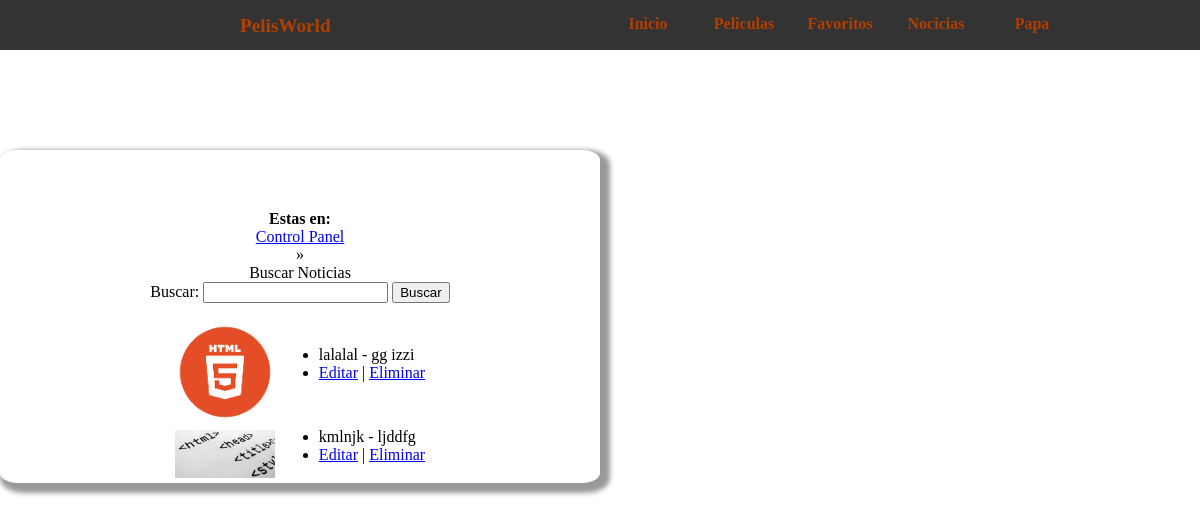
The app's page /Pelisworld/buscarNoti.php (signed in) with its own data.
### tables this page shows
CREATE TABLE `noticias` (
  `idnot` int(10) NOT NULL,
  `nombreNot` varchar(50) NOT NULL,
  `contenido` varchar(10000) NOT NULL,
  `foto` varchar(500) DEFAULT NULL,
  `persona` varchar(50) NOT NULL
);

### Pelisworld/buscarNoti.php (the view, shortened to what this page needs)
<?php
include('conexiones/conexionLocalhost.php');
if(isset($_GET['valor'])){
$queryGetusuario = sprintf("SELECT idnot, nombreNot, foto, persona FROM noticias WHERE nombreNot LIKE '%s' OR persona LIKE '%s'",
	mysql_real_escape_string(trim("%".$_GET['valor']."%")),
	mysql_real_escape_string(trim("%".$_GET['valor']."%"))
);
$resQuerygetusuario = mysql_query($queryGetusuario, $conexionLocalhost) or trigger_error(mysql_error(), E_USER_ERROR);
$usuarios = mysql_fetch_assoc($resQuerygetusuario);
$totalUsuarios = mysql_num_rows($resQuerygetusuario);
}else{
$queryGetusuario = "SELECT idnot, nombreNot, foto, persona FROM noticias";
$resQuerygetusuario = mysql_query($queryGetusuario, $conexionLocalhost) or trigger_error(mysql_error(), E_USER_ERROR);
$usuarios = mysql_fetch_assoc($resQuerygetusuario);
$totalUsuarios = mysql_num_rows($resQuerygetusuario);
}
 ?>
<!DOCTYPE html PUBLIC>
<html lang="en">
<head>
	<link href="css/estiluchos.css"  rel="stylesheet" >
</head>
<body>
	<?php include('includes/nev.php'); ?>
	<div class="noticia">
	<strong>Estas en:</strong> <a href="cpanel.php">Control Panel</a> &raquo; <a >Buscar Noticias</a>
	<form action="buscarNoti.php" method="get">
  	<label for="valor">Buscar:</label>
  	<input type="text" name="valor" />
	<input type="submit" name="sent" value="Buscar" />
    </form>
    	<?php if($totalUsuarios){  do{ ?>
		<table>
			<tr>
				<td><img <?php echo 'src="'.$usuarios['foto'].'"'?> width="100" heigth="100"  alt=""</td>
				<td><ul>
					<li><?php echo $usuarios['nombreNot']." - ". $usuarios['persona']  ?></li>
					<li><a href="editNoti.php?notiId=<?php echo $usuarios['idnot'];?>">Editar</a> | <a href="delete.php?notiId=<?php echo $usuarios['idnot'];?>">Eliminar</a></li>
				</ul></td>
			</tr>
		</table>
		<?php } while($usuarios = mysql_fetch_assoc($resQuerygetusuario)); }else{?>
		<h2>No se encontrataron resultados</h2>
		<?php } ?>
    </div>
</body>
</html>

### Pelisworld/css/estiluchos.css (style rules this page uses)
body { margin: 0; padding: 0; background-color: #fff; }
ul li:last-child { position: relative; }
.noticia { padding-top: 5%; display: flex; flex-direction:column; margin-top: 100px; width: 600px; background-color: #fff; color: #000; align-items: center; box-shadow: 5px 5px 5px 5px #999; border-radius: 3%; font-family: Bahnschrift SemiBold; box-sizing: border-box; }

### records on screen
noticias: foto (picture), nombreNot "lalalal", persona "gg izzi"
noticias: foto (picture), nombreNot "kmlnjk", persona "ljddfg"

### other values on screen
$_SESSION['username'] "Papa"
